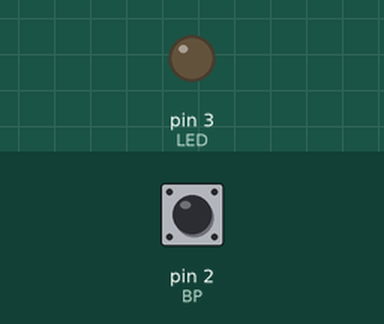
Recording of a sketch running on a simulated Arduino Uno, built with avr-gcc and run on an emulated ATmega328P. Parts: output pins drawn as LEDs (lit = HIGH). The inputs (shaded band) are chosen by the test bench; at power-on: pin 2 (BP) HIGH.

Above: at 1.2 s.
1.3 s: pin 2 (BP) pulled LOW for 0.15 s
At 2.2 s:
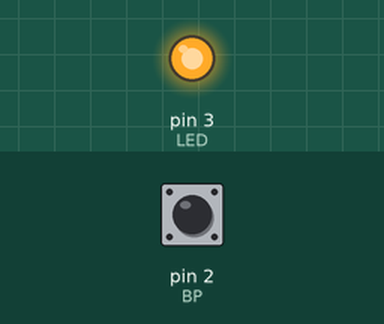
Timing chart, 0 to 7.8 s (numbered marks = the images above; inputs shaded):
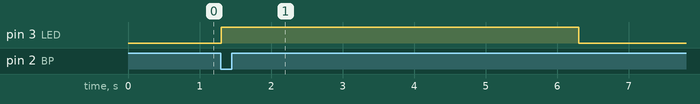

Measured:
- after the input at 1.3 s, pin 3 (LED): LOW → HIGH at once, → LOW 5.0 s later

The sketch:

butt_press_av_del.ino
```cpp
const int LED=3;
const int BP=2;
const int APPUI=0;
int etatLED=0;


void setup() {

  pinMode(LED,OUTPUT);
  pinMode(BP,INPUT);
  digitalWrite(BP,HIGH);

}

void loop() {

  if(digitalRead(BP)==APPUI) {
    digitalWrite(LED,HIGH);
    delay(5000);
    digitalWrite(LED,LOW);
  }

}
```
